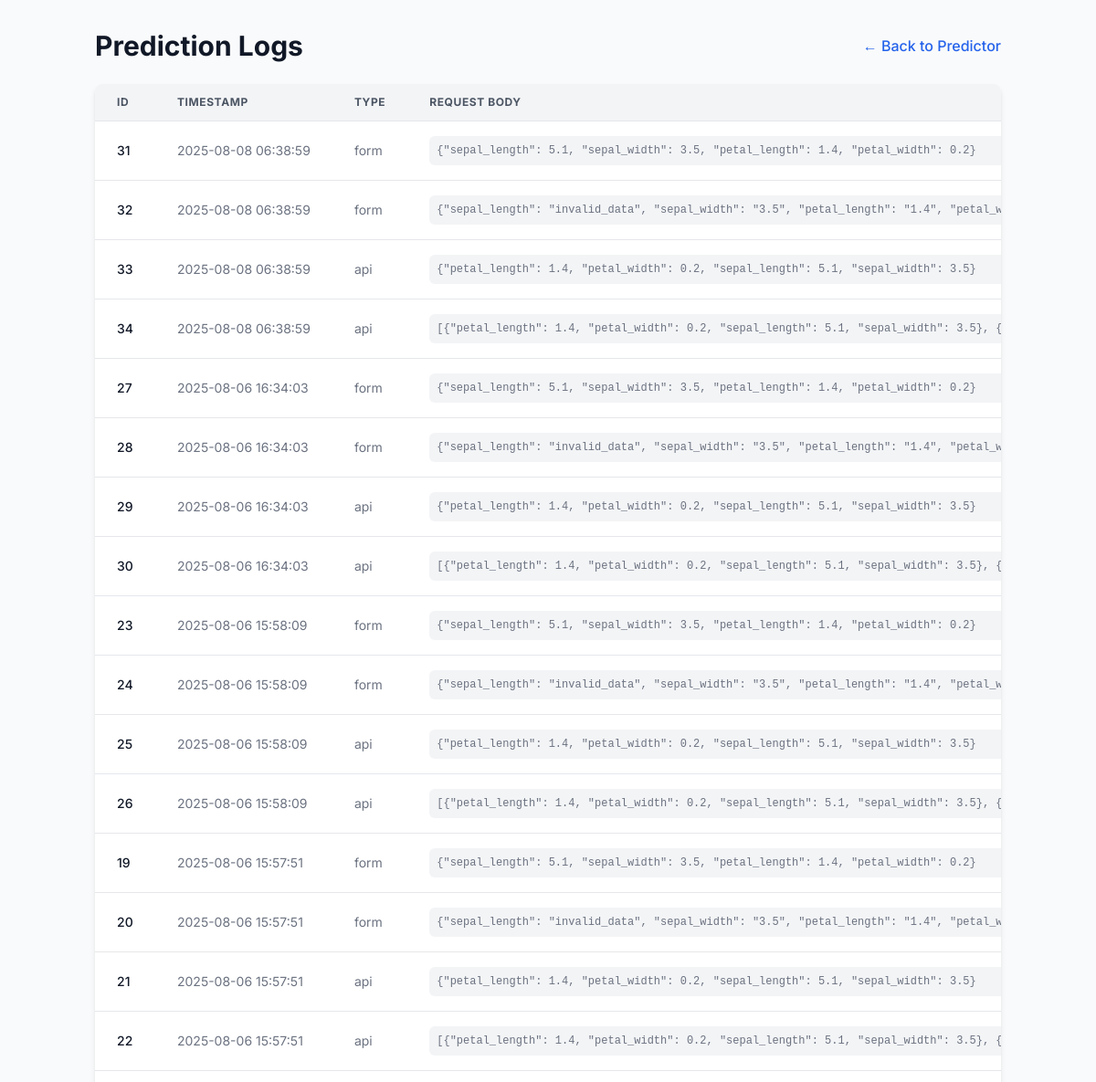
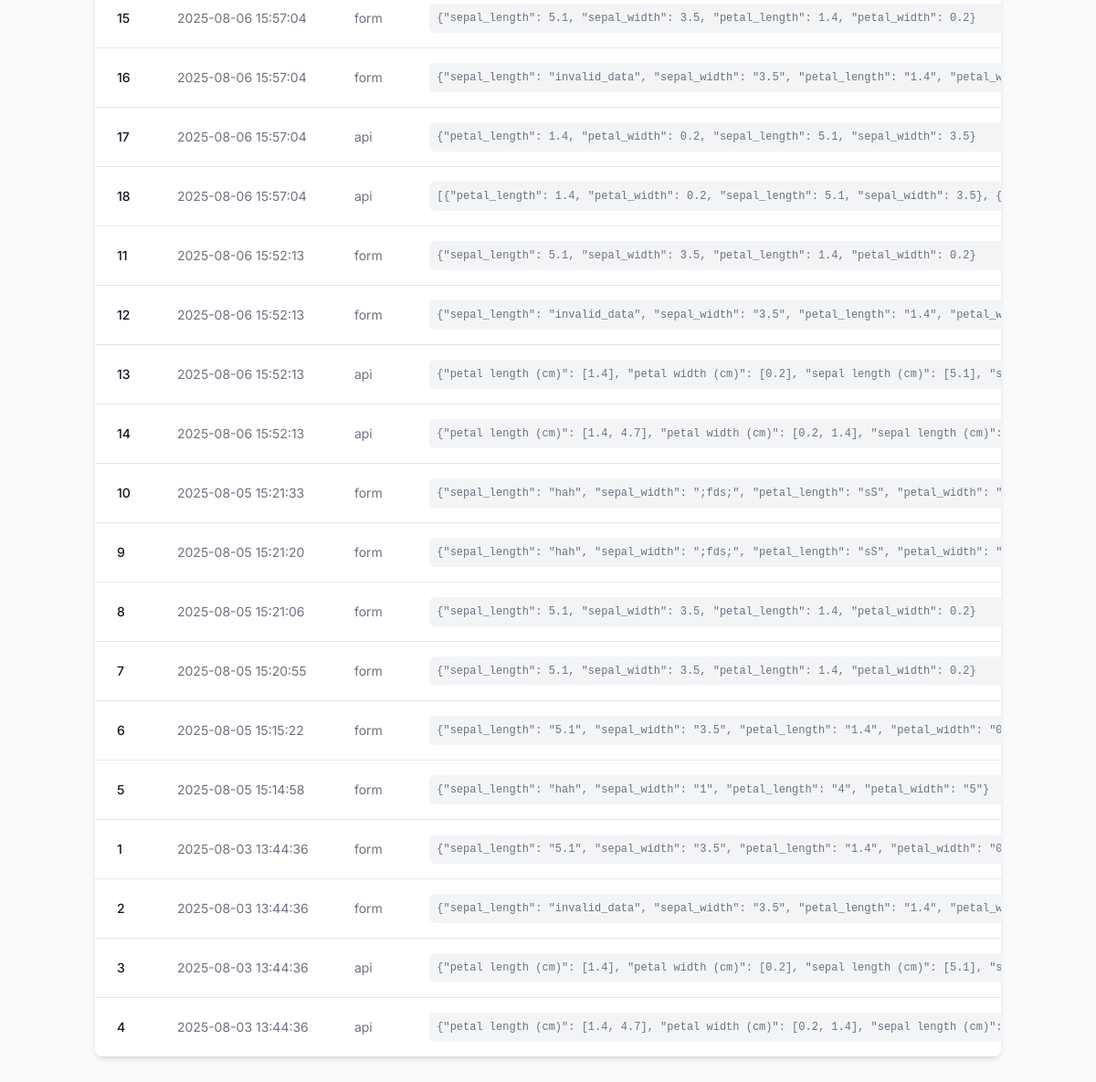
Page /view_logs on the committed database (2 pictures, top to bottom).
### tables this page shows
CREATE TABLE predictions (
  id INTEGER PRIMARY KEY AUTOINCREMENT,
  timestamp DATETIME DEFAULT CURRENT_TIMESTAMP,
  request_type TEXT NOT NULL,
  request_body TEXT NOT NULL,
  prediction_output TEXT NOT NULL,
  status TEXT NOT NULL
);

### app/Iris_predictor.py (the view)
@app.route('/view_logs')
def view_logs_html():
    logs = database.query_logs()
    return render_template('logs.html', logs=logs)

### app/Iris_predictor.py (called while the page is built)
@app.before_request
def before_request_timing():
    g.start_time = time.monotonic()

@app.after_request
def after_request_timing(response):
    if 'start_time' in g:
        duration_ms = (time.monotonic() - g.start_time) * 1000
        response_times.append(duration_ms)
    return response

### app/database.py (called while the page is built)
def get_db():
    if 'db' not in g:
        os.makedirs(DATABASE_FOLDER, exist_ok=True)
        g.db = sqlite3.connect(DATABASE_PATH, detect_types=sqlite3.PARSE_DECLTYPES)
        g.db.row_factory = sqlite3.Row
    return g.db

def query_logs():
    db = get_db()
    logs = db.execute(
        'SELECT id, timestamp, request_type, request_body, prediction_output, status '
        'FROM predictions ORDER BY timestamp DESC'
    ).fetchall()
    return [dict(log) for log in logs]

### app/metrics.py (called while the page is built)
@metrics_bp.before_app_request
def before_request_timing():
    g.start_time = time.monotonic() # High-resolution monotonic clock for accurate timing
    REQUEST_COUNT.inc() # Increment the Prometheus counter for total requests

@metrics_bp.after_app_request
def after_request_timing(response):
    if 'start_time' in g: # Check if start_time was recorded (it should be by before_request_timing)
        duration_seconds = time.monotonic() - g.start_time # Calculate duration in seconds
        duration_ms = duration_seconds * 1000 # Convert to milliseconds
        response_times_deque.append(duration_ms) # Add to deque for rolling average
        AVG_RESPONSE_TIME_GAUGE.set(sum(response_times_deque) / len(response_times_deque) if response_times_deque else 0)
        REQUEST_LATENCY_HISTOGRAM.observe(duration_seconds)
    return response

### app/templates/logs.html (shortened to what this page needs)
<!DOCTYPE html>
<html lang="en">
<head>
    <script src="https://cdn.tailwindcss.com"></script>
</head>
<body class="bg-gray-50 text-gray-800">
    <div class="container mx-auto px-4 py-8">
        <div class="flex justify-between items-center mb-6">
            <h1 class="text-3xl font-bold text-gray-900">Prediction Logs</h1>
            <a href="/" class="text-blue-600 hover:text-blue-800 font-medium transition-colors"> &larr; Back to Predictor</a>
        </div>
        <div class="bg-white shadow-md rounded-lg overflow-hidden">
            <div class="overflow-x-auto">
                <table class="min-w-full divide-y divide-gray-200">
                    <thead class="bg-gray-100">
                        <tr>
                            <th scope="col" class="px-6 py-3 text-left text-xs font-bold text-gray-600 uppercase tracking-wider">ID</th>
                            <th scope="col" class="px-6 py-3 text-left text-xs font-bold text-gray-600 uppercase tracking-wider">Timestamp</th>
                            <th scope="col" class="px-6 py-3 text-left text-xs font-bold text-gray-600 uppercase tracking-wider">Type</th>
                            <th scope="col" class="px-6 py-3 text-left text-xs font-bold text-gray-600 uppercase tracking-wider">Request Body</th>
                        </tr>
                    </thead>
                    <tbody class="bg-white divide-y divide-gray-200">
                        {% for log in logs %}
                        <tr>
                            <td class="px-6 py-4 whitespace-nowrap text-sm font-medium text-gray-900">{{ log.id }}</td>
                            <td class="px-6 py-4 whitespace-nowrap text-sm text-gray-500">{{ log.timestamp }}</td>
                            <td class="px-6 py-4 whitespace-nowrap text-sm text-gray-500">{{ log.request_type }}</td>
                            <td class="px-6 py-4 text-sm text-gray-500"><pre class="bg-gray-100 p-2 rounded-md font-mono text-xs">{{ log.request_body }}</pre></td>
                        </tr>
                        {% endfor %}
                    </tbody>
                </table>
            </div>
        </div>
    </div>
</body>
</html>

### app/templates/logs.html (style rules this page uses)
body { font-family: 'Inter', sans-serif; }

### rows in the picture
predictions: id "31", timestamp "2025-08-08 06:38:59", request_type "form", request_body "{\"sepal_length\": 5.1, \"sepal_width\": 3.5, \"petal_length\": 1.4, \"petal_width\": 0.2}"
predictions: id "32", timestamp "2025-08-08 06:38:59", request_type "form", request_body "{\"sepal_length\": \"invalid_data\", \"sepal_width\": \"3.5\", \"petal_length\": \"1.4\",…"
predictions: id "33", timestamp "2025-08-08 06:38:59", request_type "api", request_body "{\"petal_length\": 1.4, \"petal_width\": 0.2, \"sepal_length\": 5.1, \"sepal_width\": 3.5}"
predictions: id "34", timestamp "2025-08-08 06:38:59", request_type "api", request_body "[{\"petal_length\": 1.4, \"petal_width\": 0.2, \"sepal_length\": 5.1, \"sepal_width\": 3.5},…"
predictions: id "27", timestamp "2025-08-06 16:34:03", request_type "form", request_body "{\"sepal_length\": 5.1, \"sepal_width\": 3.5, \"petal_length\": 1.4, \"petal_width\": 0.2}"
predictions: id "28", timestamp "2025-08-06 16:34:03", request_type "form", request_body "{\"sepal_length\": \"invalid_data\", \"sepal_width\": \"3.5\", \"petal_length\": \"1.4\",…"
predictions: id "29", timestamp "2025-08-06 16:34:03", request_type "api", request_body "{\"petal_length\": 1.4, \"petal_width\": 0.2, \"sepal_length\": 5.1, \"sepal_width\": 3.5}"
predictions: id "30", timestamp "2025-08-06 16:34:03", request_type "api", request_body "[{\"petal_length\": 1.4, \"petal_width\": 0.2, \"sepal_length\": 5.1, \"sepal_width\": 3.5},…"
predictions: id "23", timestamp "2025-08-06 15:58:09", request_type "form", request_body "{\"sepal_length\": 5.1, \"sepal_width\": 3.5, \"petal_length\": 1.4, \"petal_width\": 0.2}"
predictions: id "24", timestamp "2025-08-06 15:58:09", request_type "form", request_body "{\"sepal_length\": \"invalid_data\", \"sepal_width\": \"3.5\", \"petal_length\": \"1.4\",…"
predictions: id "25", timestamp "2025-08-06 15:58:09", request_type "api", request_body "{\"petal_length\": 1.4, \"petal_width\": 0.2, \"sepal_length\": 5.1, \"sepal_width\": 3.5}"
predictions: id "26", timestamp "2025-08-06 15:58:09", request_type "api", request_body "[{\"petal_length\": 1.4, \"petal_width\": 0.2, \"sepal_length\": 5.1, \"sepal_width\": 3.5},…"
predictions: id "19", timestamp "2025-08-06 15:57:51", request_type "form", request_body "{\"sepal_length\": 5.1, \"sepal_width\": 3.5, \"petal_length\": 1.4, \"petal_width\": 0.2}"
predictions: id "20", timestamp "2025-08-06 15:57:51", request_type "form", request_body "{\"sepal_length\": \"invalid_data\", \"sepal_width\": \"3.5\", \"petal_length\": \"1.4\",…"
predictions: id "21", timestamp "2025-08-06 15:57:51", request_type "api", request_body "{\"petal_length\": 1.4, \"petal_width\": 0.2, \"sepal_length\": 5.1, \"sepal_width\": 3.5}"
predictions: id "22", timestamp "2025-08-06 15:57:51", request_type "api", request_body "[{\"petal_length\": 1.4, \"petal_width\": 0.2, \"sepal_length\": 5.1, \"sepal_width\": 3.5},…"
predictions: id "15", timestamp "2025-08-06 15:57:04", request_type "form", request_body "{\"sepal_length\": 5.1, \"sepal_width\": 3.5, \"petal_length\": 1.4, \"petal_width\": 0.2}"
predictions: id "16", timestamp "2025-08-06 15:57:04", request_type "form", request_body "{\"sepal_length\": \"invalid_data\", \"sepal_width\": \"3.5\", \"petal_length\": \"1.4\",…"
predictions: id "17", timestamp "2025-08-06 15:57:04", request_type "api", request_body "{\"petal_length\": 1.4, \"petal_width\": 0.2, \"sepal_length\": 5.1, \"sepal_width\": 3.5}"
predictions: id "18", timestamp "2025-08-06 15:57:04", request_type "api", request_body "[{\"petal_length\": 1.4, \"petal_width\": 0.2, \"sepal_length\": 5.1, \"sepal_width\": 3.5},…"
predictions: id "11", timestamp "2025-08-06 15:52:13", request_type "form", request_body "{\"sepal_length\": 5.1, \"sepal_width\": 3.5, \"petal_length\": 1.4, \"petal_width\": 0.2}"
predictions: id "12", timestamp "2025-08-06 15:52:13", request_type "form", request_body "{\"sepal_length\": \"invalid_data\", \"sepal_width\": \"3.5\", \"petal_length\": \"1.4\",…"
predictions: id "13", timestamp "2025-08-06 15:52:13", request_type "api", request_body "{\"petal length (cm)\": [1.4], \"petal width (cm)\": [0.2], \"sepal length (cm)\": [5.1],…"
predictions: id "14", timestamp "2025-08-06 15:52:13", request_type "api", request_body "{\"petal length (cm)\": [1.4, 4.7], \"petal width (cm)\": [0.2, 1.4], \"sepal length…"
predictions: id "10", timestamp "2025-08-05 15:21:33", request_type "form", request_body "{\"sepal_length\": \"hah\", \"sepal_width\": \";fds;\", \"petal_length\": \"sS\", \"petal_width\":…"
predictions: id "9", timestamp "2025-08-05 15:21:20", request_type "form", request_body "{\"sepal_length\": \"hah\", \"sepal_width\": \";fds;\", \"petal_length\": \"sS\", \"petal_width\":…"
predictions: id "8", timestamp "2025-08-05 15:21:06", request_type "form", request_body "{\"sepal_length\": 5.1, \"sepal_width\": 3.5, \"petal_length\": 1.4, \"petal_width\": 0.2}"
predictions: id "7", timestamp "2025-08-05 15:20:55", request_type "form", request_body "{\"sepal_length\": 5.1, \"sepal_width\": 3.5, \"petal_length\": 1.4, \"petal_width\": 0.2}"
predictions: id "6", timestamp "2025-08-05 15:15:22", request_type "form", request_body "{\"sepal_length\": \"5.1\", \"sepal_width\": \"3.5\", \"petal_length\": \"1.4\", \"petal_width\":…"
predictions: id "5", timestamp "2025-08-05 15:14:58", request_type "form", request_body "{\"sepal_length\": \"hah\", \"sepal_width\": \"1\", \"petal_length\": \"4\", \"petal_width\": \"5\"}"
predictions: id "1", timestamp "2025-08-03 13:44:36", request_type "form", request_body "{\"sepal_length\": \"5.1\", \"sepal_width\": \"3.5\", \"petal_length\": \"1.4\", \"petal_width\":…"
predictions: id "2", timestamp "2025-08-03 13:44:36", request_type "form", request_body "{\"sepal_length\": \"invalid_data\", \"sepal_width\": \"3.5\", \"petal_length\": \"1.4\",…"
predictions: id "3", timestamp "2025-08-03 13:44:36", request_type "api", request_body "{\"petal length (cm)\": [1.4], \"petal width (cm)\": [0.2], \"sepal length (cm)\": [5.1],…"
predictions: id "4", timestamp "2025-08-03 13:44:36", request_type "api", request_body "{\"petal length (cm)\": [1.4, 4.7], \"petal width (cm)\": [0.2, 1.4], \"sepal length…"
